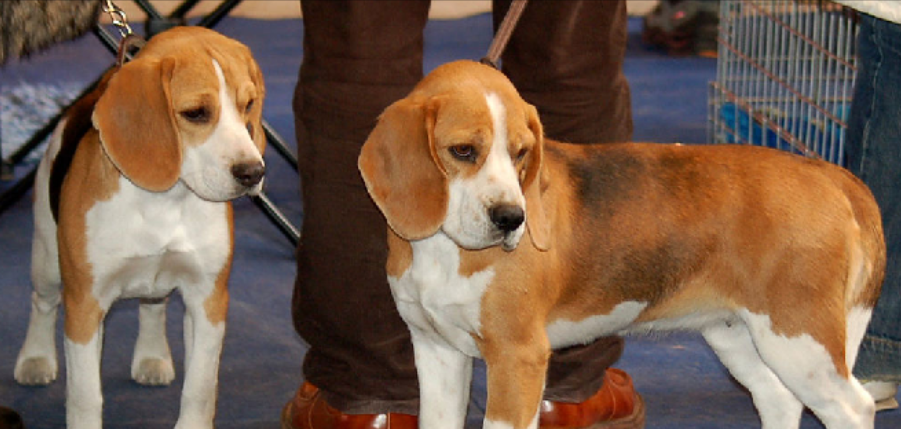
#> input picture Image/sample_test_image_1.png, 901 x 429 px, found by its file name
$ jupyter execute BRIEF_BF.ipynb   (shell and % lines are left out)
#> lines starting #> are read from the running program, lines starting #| are printed output that depends on the picture
[cell 1]
import matplotlib.pyplot as plt
import numpy as np
import cv2
import time

# Brief with BF including scale invarience and rotationn invarience of same image

[cell 2]
# Load the image
image1 = cv2.imread("C:/Users/sapph/downloads/project/Image/sample_test_image_1.png")
#> image1 is the input picture: shape (429, 901, 3); mean B, G, R 76.3, 94.1, 119.2

# Convert the training image to RGB
training_image = cv2.cvtColor(image1, cv2.COLOR_BGR2RGB)

# Convert the training image to gray scale
training_gray = cv2.cvtColor(training_image, cv2.COLOR_RGB2GRAY)
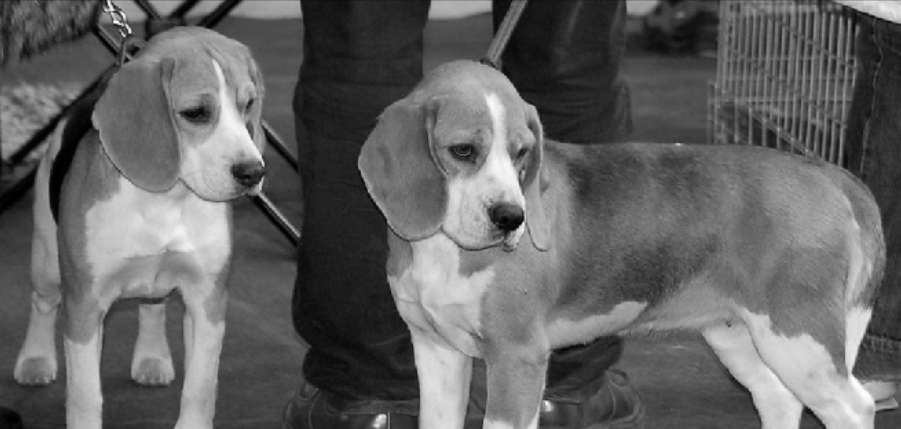
#> training_gray: shape (429, 901); min 0, max 254, mean 99.6

# Create test image by adding Scale Invariance and Rotational Invariance
test_image = cv2.pyrDown(training_image)
test_image = cv2.pyrDown(test_image)
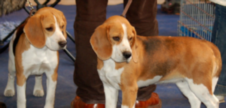
#> test_image: shape (108, 226, 3); mean R, G, B 119, 94, 76.3
num_rows, num_cols = test_image.shape[:2]
#> num_rows = 108; num_cols = 226

rotation_matrix = cv2.getRotationMatrix2D((num_cols/2, num_rows/2), 30, 1)
test_image = cv2.warpAffine(test_image, rotation_matrix, (num_cols, num_rows))
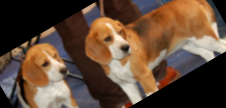
#> test_image: shape (108, 226, 3); mean R, G, B 96.8, 73.6, 56.6

test_gray = cv2.cvtColor(test_image, cv2.COLOR_RGB2GRAY)
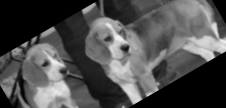
#> test_gray: shape (108, 226); min 0, max 241, mean 78.6

# Display traning image and testing image
fx, plots = plt.subplots(1, 2, figsize=(20,10))

plots[0].set_title("Training Image")
plots[0].imshow(training_image)

plots[1].set_title("Testing Image")
plots[1].imshow(test_image)

[cell 3]
fast = cv2.FastFeatureDetector_create()
brief = cv2.xfeatures2d.BriefDescriptorExtractor_create()

train_keypoints = fast.detect(training_gray, None)
#> train_keypoints = 3363 keypoints; strongest (x, y, size): (129, 32, 7), (123, 35, 7), (114, 22, 7), (263, 164, 7)
test_keypoints = fast.detect(test_gray, None)
#> test_keypoints = 366 keypoints; strongest (x, y, size): (94, 3, 7), (213, 56, 7), (134, 103, 7), (148, 95, 7)

train_keypoints, train_descriptor = brief.compute(training_gray, train_keypoints)
#> train_keypoints = 2763 keypoints; strongest (x, y, size): (129, 32, 7), (123, 35, 7), (263, 164, 7), (298, 235, 7)
test_keypoints, test_descriptor = brief.compute(test_gray, test_keypoints)
#> test_keypoints = 167 keypoints; strongest (x, y, size): (35, 37, 7), (128, 46, 7), (121, 47, 7), (63, 65, 7)

keypoints_without_size = np.copy(training_image)
keypoints_with_size = np.copy(training_image)

cv2.drawKeypoints(training_image, train_keypoints, keypoints_without_size, color = (0, 255, 0))
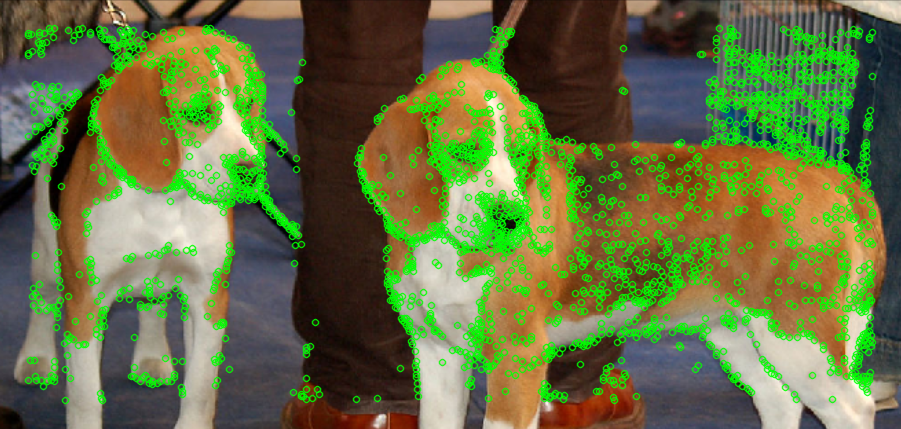
#> keypoints_without_size: shape (429, 901, 3); mean R, G, B 101.4, 113.8, 66.1

cv2.drawKeypoints(training_image, train_keypoints, keypoints_with_size, flags = cv2.DRAW_MATCHES_FLAGS_DRAW_RICH_KEYPOINTS)
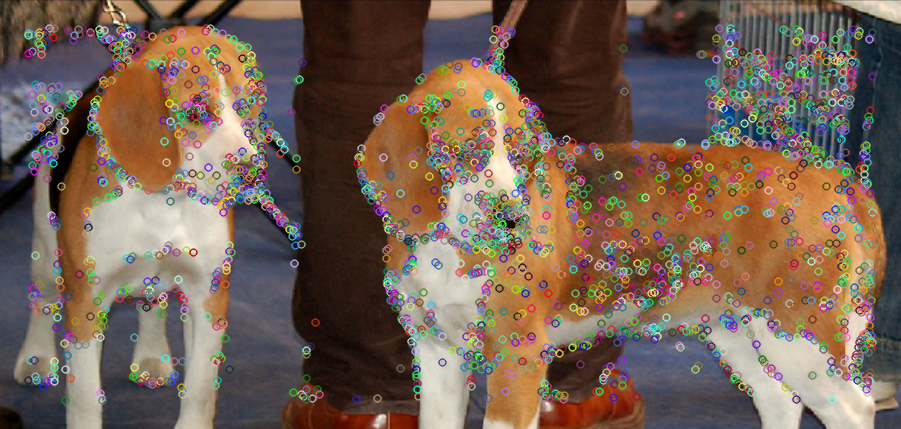
#> keypoints_with_size: shape (429, 901, 3); mean R, G, B 118, 97.8, 83.8

# Display image with and without keypoints size
fx, plots = plt.subplots(1, 2, figsize=(20,10))

plots[0].set_title("Train keypoints With Size")
plots[0].imshow(keypoints_with_size, cmap='gray')

plots[1].set_title("Train keypoints Without Size")
plots[1].imshow(keypoints_without_size, cmap='gray')

# Print the number of keypoints detected in the training image
print("Number of Keypoints Detected In The Training Image: ", len(train_keypoints))
#| Number of Keypoints Detected In The Training Image:  2763

# Print the number of keypoints detected in the query image
print("Number of Keypoints Detected In The Query Image: ", len(test_keypoints))
#| Number of Keypoints Detected In The Query Image:  167

[cell 4]
bf = cv2.BFMatcher(cv2.NORM_HAMMING, crossCheck = True)

# Perform the matching between the BRIEF descriptors of the training image and the test image
matches = bf.match(train_descriptor, test_descriptor)
#> matches = 80 matches

# The matches with shorter distance are the ones we want.
matches = sorted(matches, key = lambda x : x.distance)

result = cv2.drawMatches(training_image, train_keypoints, test_gray, test_keypoints, matches[:200], test_gray, flags = 2)
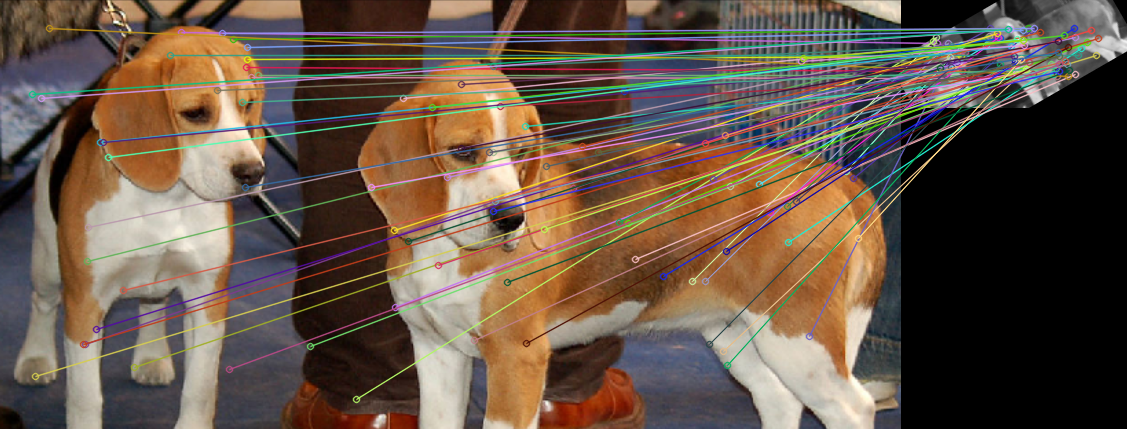
#> result: shape (429, 1127, 3); mean R, G, B 102.3, 84.9, 71.3

# Display the best matching points
plt.rcParams['figure.figsize'] = [14.0, 7.0]
plt.title('Best Matching Points')
plt.imshow(result)
plt.show()

# Print total number of matching points between the training and query images
print("\nNumber of Matching Keypoints Between The Training and Query Images: ", len(matches))
#| Number of Matching Keypoints Between The Training and Query Images:  80

$ run again, with Image/query1.png copied over Image/sample_test_image_1.png
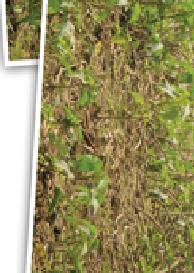
#> input picture Image/query1.png, 194 x 273 px, found by its file name
#> image1 is the input picture: shape (273, 194, 3); mean B, G, R 97.1, 143.3, 151.1
#> `train_keypoints = fast.detect(training_gray, None)`: train_keypoints = 2313 keypoints; strongest (x, y, size): (37, 58, 7), (10, 60, 7), (47, 164, 7), (71, 68, 7)
#> `test_keypoints = fast.detect(test_gray, None)`: test_keypoints = 107 keypoints; strongest (x, y, size): (20, 45, 7), (4, 15, 7), (34, 15, 7), (15, 5, 7)
#> `train_keypoints, train_descriptor = brief.compute(training_gray, train..`: train_keypoints = 1537 keypoints; strongest (x, y, size): (37, 58, 7), (47, 164, 7), (71, 68, 7), (126, 226, 7)
#> `test_keypoints, test_descriptor = brief.compute(test_gray, test_keypoi..`: test_keypoints = ()
#> `cv2.drawKeypoints(training_image, train_keypoints, keypoints_without_s..`:
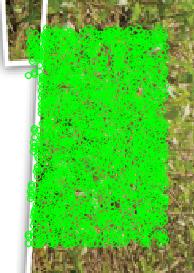
#> keypoints_without_size: shape (273, 194, 3); mean R, G, B 93.9, 195.5, 65.5
#> `cv2.drawKeypoints(training_image, train_keypoints, keypoints_with_size..`:
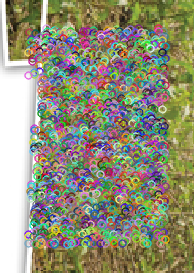
#> keypoints_with_size: shape (273, 194, 3); mean R, G, B 145.3, 144.1, 119.9
#| Number of Keypoints Detected In The Training Image:  1537
#| Number of Keypoints Detected In The Query Image:  0

$ run again, with Image/sample_test_image_query_1.png copied over Image/sample_test_image_1.png
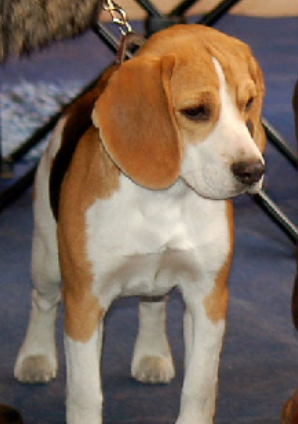
#> input picture Image/sample_test_image_query_1.png, 298 x 424 px, found by its file name
#> image1 is the input picture: shape (424, 298, 3); mean B, G, R 91.8, 104, 121.2
#> `test_gray = cv2.cvtColor(test_image, cv2.COLOR_RGB2GRAY)`:
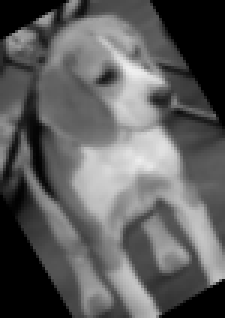
#> test_gray: shape (106, 75) (shown 3 times larger); min 0, max 239, mean 93.7
#> `train_keypoints = fast.detect(training_gray, None)`: train_keypoints = 962 keypoints; strongest (x, y, size): (129, 30, 7), (123, 33, 7), (114, 20, 7), (263, 162, 7)
#> `test_keypoints = fast.detect(test_gray, None)`: test_keypoints = 175 keypoints; strongest (x, y, size): (15, 5, 7), (53, 27, 7), (71, 93, 7), (13, 6, 7)
#> `train_keypoints, train_descriptor = brief.compute(training_gray, train..`: train_keypoints = 717 keypoints; strongest (x, y, size): (129, 30, 7), (123, 33, 7), (263, 162, 7), (262, 176, 7)
#> `test_keypoints, test_descriptor = brief.compute(test_gray, test_keypoi..`: test_keypoints = 34 keypoints; strongest (x, y, size): (28, 50, 7), (41, 76, 7), (46, 58, 7), (43, 70, 7)
#> keypoints_without_size: shape (424, 298, 3); mean R, G, B 107.1, 119.2, 82.9
#| Number of Keypoints Detected In The Training Image:  717
#| Number of Keypoints Detected In The Query Image:  34
#> matches = 21 matches
#> `result = cv2.drawMatches(training_image, train_keypoints, test_gray, t..`:
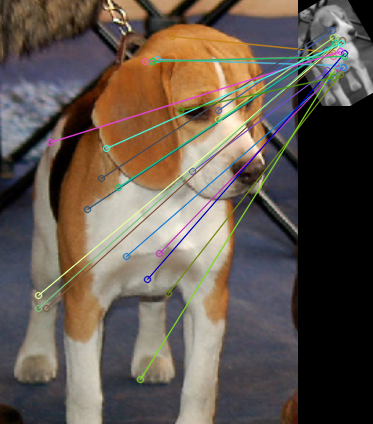
#> result: shape (424, 373, 3); mean R, G, B 100, 88.5, 78.9
#| Number of Matching Keypoints Between The Training and Query Images:  21
